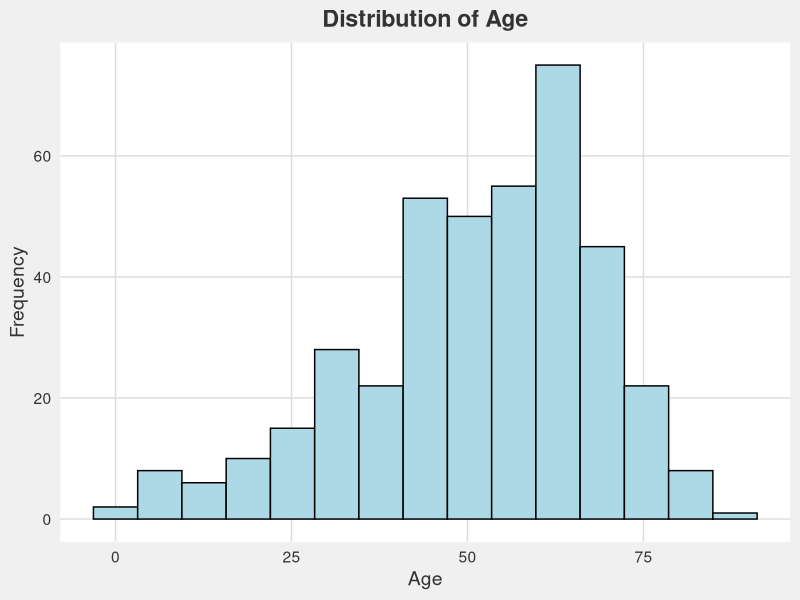

Write the R code that produced this figure. (Note: this script raises an error after producing the figure.)
## ---- chunk 1
library('tidyverse')
library(ggplot2)
library(corrplot)
## ---- chunk 2
kidney_data <- read_csv("data/clean_data/clean_kidney_disease.csv")

#basic info
head(kidney_data)

str(kidney_data)

summary(kidney_data)
## ---- chunk 3
#histogram of Age
ggplot(kidney_data, aes(x = age)) + 
    geom_histogram(bins = 15, fill = "#ADD8E6", color = "black") + 
    labs(title = "Distribution of Age", x = "Age", y = "Frequency") +
    theme_minimal(base_size = 14) +
    theme(
        plot.title = element_text(hjust = 0.5, face = "bold", color = "#333333"),  
        plot.background = element_rect(fill = "#f0f0f0", color = NA), 
        panel.background = element_rect(fill = "#ffffff", color = NA), 
        panel.grid.major = element_line(color = "#dddddd", size = 0.5), 
        panel.grid.minor = element_blank(), 
        axis.title = element_text(color = "#333333"), 
        axis.text = element_text(color = "#333333")
    )
## ---- chunk 4
#boxplot for Age against CKD status
ggplot(kidney_data, aes(x = class, y = age, fill = class)) + 
    geom_boxplot(outlier.color = "black", outlier.shape = 16) + 
    scale_fill_manual(values = c("ckd" = "#ADD8E6", "notckd" = "#B0C4DE")) +
    labs(title = "Age Distribution by CKD Status", x = "CKD Status", y = "Age") +
    theme_minimal(base_size = 14) +  
    theme(
        plot.title = element_text(hjust = 0.5, face = "bold", color = "#333333"),  
        plot.background = element_rect(fill = "#f0f0f0", color = NA), 
        panel.background = element_rect(fill = "#ffffff", color = NA),
        panel.grid.major = element_line(color = "#dddddd", size = 0.5),  
        panel.grid.minor = element_blank(),  
        axis.title = element_text(color = "#333333"), 
        axis.text = element_text(color = "#333333")
    )
## ---- chunk 5
#correlations among numeric variables
numeric_vars <- kidney_data[, sapply(kidney_data, is.numeric)]
cor_matrix <- cor(numeric_vars, use = "complete.obs")

corrplot(cor_matrix, method = "circle")
## ---- chunk 6
# Bar plot for hypertension status across CKD class
ggplot(kidney_data, aes(x = htn, fill = class)) + 
    geom_bar(position = "dodge") +
    scale_fill_manual(values = c("#ADD8E6", "#B0C4DE")) +
    labs(title = "CKD Status by Hypertension", x = "Hypertension Status", y = "Count") +
    theme_minimal(base_size = 14) +
    theme(
        plot.title = element_text(hjust = 0.5, face = "bold", color = "#333333"),
        plot.background = element_rect(fill = "#f0f0f0", color = NA),
        panel.background = element_rect(fill = "#ffffff", color = NA),
        panel.grid.major = element_line(color = "#dddddd", size = 0.5),
        panel.grid.minor = element_blank(),
        axis.title = element_text(color = "#333333"),
        axis.text = element_text(color = "#333333"),
        legend.position = "bottom"  # Adjust legend position if necessary
    )
## ---- chunk 7
# Boxplot for Hemoglobin levels by Diabetes status
ggplot(kidney_data, aes(x = dm, y = hemo, fill = dm)) + 
    geom_boxplot() +
    scale_fill_manual(values = c("#ADD8E6", "#B0C4DE")) +
    labs(title = "Hemoglobin Levels by Diabetes Status", x = "Diabetes Status", y = "Hemoglobin (g/dL)") +
    theme_minimal(base_size = 14) +
    theme(
        plot.title = element_text(hjust = 0.5, face = "bold", color = "#333333"),
        plot.background = element_rect(fill = "#f0f0f0", color = NA),
        panel.background = element_rect(fill = "#ffffff", color = NA),
        panel.grid.major = element_line(color = "#dddddd", size = 0.5),
        panel.grid.minor = element_blank(),
        axis.title = element_text(color = "#333333"),
        axis.text = element_text(color = "#333333"),
        legend.position = "bottom"  # Adjust legend position if necessary
    )

## ---- chunk 8
#frequencies for categorical variables
cat("Table for HTN")
table(kidney_data$htn)

cat("\n", "Table for DM")
table(kidney_data$dm)

cat("\n", "Table for Class")
table(kidney_data$class)
